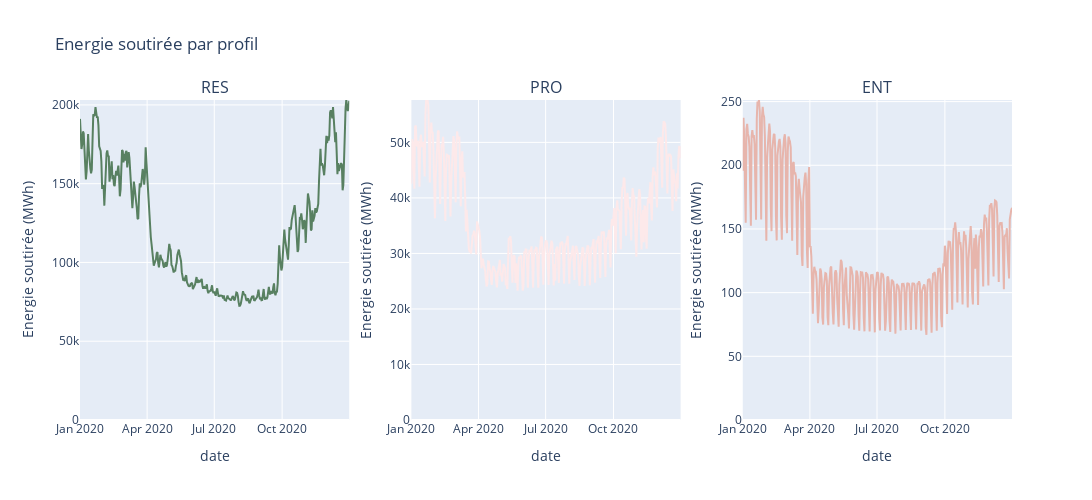

Write notebook code for a chart like this one.
### Code cell
# multiple subplots for each category of profile
fig = make_subplots(
    rows=1, cols=3,
    subplot_titles=("RES", "PRO", "ENT"))

fig.add_trace(go.Line(x=agg_idf2020[agg_idf2020["Catégorie profil"] == "RES"]["date"], y=agg_idf2020[agg_idf2020["Catégorie profil"] == "RES"]["Total énergie soutirée (MWh)"]),
              row=1, col=1)

fig.add_trace(go.Line(x=agg_idf2020[agg_idf2020["Catégorie profil"] == "PRO"]["date"], y=agg_idf2020[agg_idf2020["Catégorie profil"] == "PRO"]["Total énergie soutirée (MWh)"]),
              row=1, col=2)

fig.add_trace(go.Line(x=agg_idf2020[agg_idf2020["Catégorie profil"] == "ENT"]["date"], y=agg_idf2020[agg_idf2020["Catégorie profil"] == "ENT"]["Total énergie soutirée (MWh)"]),
              row=1, col=3)

fig.update_layout(height=500, width=1500,
                  title_text="Energie soutirée par profil")

fig.update_xaxes(title_text="date")
fig.update_yaxes(title_text="Energie soutirée (MWh)")
# remove legend
fig.update_layout(showlegend=False)
#y axis scale from 0 to max value of each subplot
fig.update_yaxes(range=[0, agg_idf2020[agg_idf2020["Catégorie profil"] == "RES"]["Total énergie soutirée (MWh)"].max()], row=1, col=1)
fig.update_yaxes(range=[0, agg_idf2020[agg_idf2020["Catégorie profil"] == "PRO"]["Total énergie soutirée (MWh)"].max()], row=1, col=2)
fig.update_yaxes(range=[0, agg_idf2020[agg_idf2020["Catégorie profil"] == "ENT"]["Total énergie soutirée (MWh)"].max()], row=1, col=3)
# change color of each subplot
fig.update_traces(line_color='rgb(88, 128, 97)', row=1, col=1)
fig.update_traces(line_color='rgb(253, 233, 234)', row=1, col=2)
fig.update_traces(line_color='rgb(231, 181, 172)', row=1, col=3)

fig.show()

### Figure 1 — Plotly figure (JSON) as saved in the notebook; plotly's stock layout.template omitted (floating-point values rounded to 4 significant figures; data arrays with more than 128 entries replaced by an {"elided": "..."} marker saying what was removed)
{"data": [{"line": {"color": "rgb(88, 128, 97)"}, "type": "scatter", "x": {"elided": "366 str values"}, "xaxis": "x", "y": {"elided": "366 float values"}, "yaxis": "y"}, {"line": {"color": "rgb(253, 233, 234)"}, "type": "scatter", "x": {"elided": "366 str values"}, "xaxis": "x2", "y": {"elided": "366 float values"}, "yaxis": "y2"}, {"line": {"color": "rgb(231, 181, 172)"}, "type": "scatter", "x": {"elided": "366 str values"}, "xaxis": "x3", "y": {"elided": "366 float values"}, "yaxis": "y3"}], "layout": {"annotations": [{"font": {"size": 16}, "showarrow": false, "text": "RES", "x": 0.1444, "xanchor": "center", "xref": "paper", "y": 1, "yanchor": "bottom", "yref": "paper"}, {"font": {"size": 16}, "showarrow": false, "text": "PRO", "x": 0.5, "xanchor": "center", "xref": "paper", "y": 1, "yanchor": "bottom", "yref": "paper"}, {"font": {"size": 16}, "showarrow": false, "text": "ENT", "x": 0.8556, "xanchor": "center", "xref": "paper", "y": 1, "yanchor": "bottom", "yref": "paper"}], "height": 500, "showlegend": false, "title": {"text": "Energie soutirée par profil"}, "width": 1500, "xaxis": {"anchor": "y", "domain": [0, 0.2889], "title": {"text": "date"}}, "xaxis2": {"anchor": "y2", "domain": [0.3556, 0.6444], "title": {"text": "date"}}, "xaxis3": {"anchor": "y3", "domain": [0.7111, 1], "title": {"text": "date"}}, "yaxis": {"anchor": "x", "domain": [0, 1], "range": [0, 203100.0], "title": {"text": "Energie soutirée (MWh)"}}, "yaxis2": {"anchor": "x2", "domain": [0, 1], "range": [0, 57640.0], "title": {"text": "Energie soutirée (MWh)"}}, "yaxis3": {"anchor": "x3", "domain": [0, 1], "range": [0, 251.2], "title": {"text": "Energie soutirée (MWh)"}}}}
